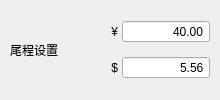
                    <widget class="QFrame" name="tailSettingsCard">
                     <property name="sizePolicy">
                      <sizepolicy hsizetype="Expanding" vsizetype="Fixed">
                       <horstretch>0</horstretch>
                       <verstretch>0</verstretch>
                      </sizepolicy>
                     </property>
                     <property name="minimumSize">
                      <size>
                       <width>220</width>
                       <height>0</height>
                      </size>
                     </property>
                     <property name="card" stdset="0">
                      <bool>true</bool>
                     </property>
                     <layout class="QHBoxLayout" name="tailSettingsLayout">
                      <property name="spacing">
                       <number>8</number>
                      </property>
                      <property name="leftMargin">
                       <number>10</number>
                      </property>
                      <property name="topMargin">
                       <number>8</number>
                      </property>
                      <property name="rightMargin">
                       <number>10</number>
                      </property>
                      <property name="bottomMargin">
                       <number>8</number>
                      </property>
                      <item>
                       <widget class="QLabel" name="lblTailSettingsTitle">
                        <property name="text">
                         <string>尾程设置</string>
                        </property>
                        <property name="sectionTitle" stdset="0">
                         <bool>true</bool>
                        </property>
                       </widget>
                      </item>
                      <item>
                       <spacer name="tailSettingsSpacer">
                        <property name="orientation">
                         <enum>Qt::Orientation::Horizontal</enum>
                        </property>
                        <property name="sizeType">
                         <enum>QSizePolicy::Policy::Expanding</enum>
                        </property>
                        <property name="sizeHint" stdset="0">
                         <size>
                          <width>20</width>
                          <height>20</height>
                         </size>
                        </property>
                       </spacer>
                      </item>
                      <item>
                       <layout class="QVBoxLayout" name="tailSettingsAmountsLayout">
                        <property name="spacing">
                         <number>1</number>
                        </property>
                        <property name="leftMargin">
                         <number>0</number>
                        </property>
                        <property name="topMargin">
                         <number>0</number>
                        </property>
                        <property name="rightMargin">
                         <number>0</number>
                        </property>
                        <property name="bottomMargin">
                         <number>0</number>
                        </property>
                        <item>
                         <layout class="QHBoxLayout" name="layout_spinTailFreightRmb">
                          <property name="spacing">
                           <number>4</number>
                          </property>
                          <property name="leftMargin">
                           <number>0</number>
                          </property>
                          <property name="topMargin">
                           <number>0</number>
                          </property>
                          <property name="rightMargin">
                           <number>0</number>
                          </property>
                          <property name="bottomMargin">
                           <number>0</number>
                          </property>
                          <item>
                           <widget class="QLabel" name="lblTailSettingsRmbSymbol">
                            <property name="minimumSize">
                             <size>
                              <width>14</width>
                              <height>0</height>
                             </size>
                            </property>
                            <property name="text">
                             <string>¥</string>
                            </property>
                            <property name="alignment">
                             <set>Qt::AlignmentFlag::AlignRight|Qt::AlignmentFlag::AlignTrailing|Qt::AlignmentFlag::AlignVCenter</set>
                            </property>
                           </widget>
                          </item>
                          <item>
                           <widget class="QDoubleSpinBox" name="spinTailFreightRmb">
                            <property name="toolTip">
                             <string>按当前汇率换算，仅显示</string>
                            </property>
                            <property name="minimumSize">
                             <size>
                              <width>88</width>
                              <height>0</height>
                             </size>
                            </property>
                            <property name="maximumSize">
                             <size>
                              <width>88</width>
                              <height>16777215</height>
                             </size>
                            </property>
                            <property name="readOnly">
                             <bool>true</bool>
                            </property>
                            <property name="buttonSymbols">
                             <enum>QAbstractSpinBox::NoButtons</enum>
                            </property>
                            <property name="decimals">
                             <number>2</number>
                            </property>
                            <property name="minimum">
                             <double>0.000000000000000</double>
                            </property>
                            <property name="maximum">
                             <double>99999.000000000000000</double>
                            </property>
                            <property name="singleStep">
                             <double>1.000000000000000</double>
                            </property>
                            <property name="alignment">
                             <set>Qt::AlignmentFlag::AlignRight|Qt::AlignmentFlag::AlignTrailing|Qt::AlignmentFlag::AlignVCenter</set>
                            </property>
                            <property name="value">
                             <double>40.000000000000000</double>
                            </property>
                           </widget>
                          </item>
                         </layout>
                        </item>
                        <item>
                         <layout class="QHBoxLayout" name="layout_spinTailFreightUsd">
                          <property name="spacing">
                           <number>4</number>
                          </property>
                          <property name="leftMargin">
                           <number>0</number>
                          </property>
                          <property name="topMargin">
                           <number>0</number>
                          </property>
                          <property name="rightMargin">
                           <number>0</number>
                          </property>
                          <property name="bottomMargin">
                           <number>0</number>
                          </property>
                          <item>
                           <widget class="QLabel" name="lblTailSettingsUsdSymbol">
                            <property name="minimumSize">
                             <size>
                              <width>14</width>
                              <height>0</height>
                             </size>
                            </property>
                            <property name="text">
                             <string>$</string>
                            </property>
                            <property name="alignment">
                             <set>Qt::AlignmentFlag::AlignRight|Qt::AlignmentFlag::AlignTrailing|Qt::AlignmentFlag::AlignVCenter</set>
                            </property>
                           </widget>
                          </item>
                          <item>
                           <widget class="QDoubleSpinBox" name="spinTailFreightUsd">
                            <property name="toolTip">
                             <string>可编辑尾程费用（USD）</string>
                            </property>
                            <property name="minimumSize">
                             <size>
                              <width>88</width>
                              <height>0</height>
                             </size>
                            </property>
                            <property name="maximumSize">
                             <size>
                              <width>88</width>
                              <height>16777215</height>
                             </size>
                            </property>
                            <property name="buttonSymbols">
                             <enum>QAbstractSpinBox::NoButtons</enum>
                            </property>
                            <property name="decimals">
                             <number>2</number>
                            </property>
                            <property name="minimum">
                             <double>0.000000000000000</double>
                            </property>
                            <property name="maximum">
                             <double>9999.000000000000000</double>
                            </property>
                            <property name="singleStep">
                             <double>1.000000000000000</double>
                            </property>
                            <property name="alignment">
                             <set>Qt::AlignmentFlag::AlignRight|Qt::AlignmentFlag::AlignTrailing|Qt::AlignmentFlag::AlignVCenter</set>
                            </property>
                            <property name="value">
                             <double>5.560000000000000</double>
                            </property>
                           </widget>
                          </item>
                         </layout>
                        </item>
                       </layout>
                      </item>
                     </layout>
                    </widget>
